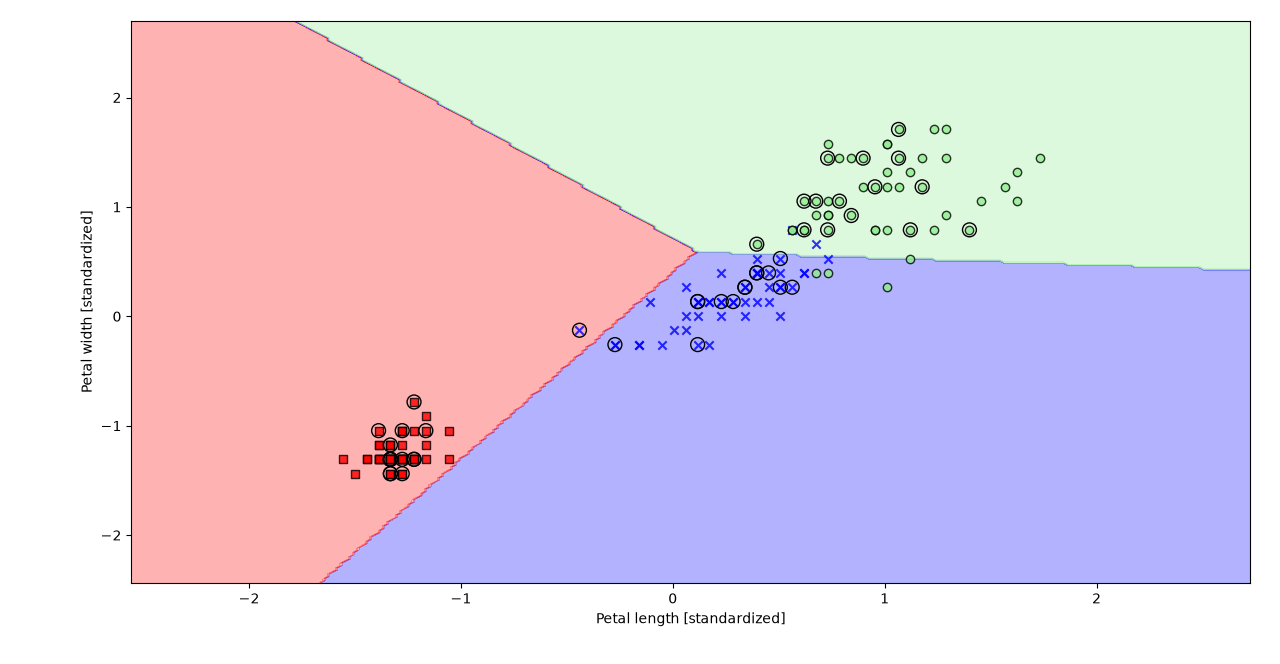

Source code (Python):
import numpy as np
import pandas as pd
from matplotlib import colors
import matplotlib.pyplot as plt
from matplotlib.colors import ListedColormap
from sklearn.datasets import load_iris
from sklearn.model_selection import train_test_split
from sklearn.preprocessing import StandardScaler
from sklearn.linear_model import Perceptron
from sklearn.metrics import accuracy_score

# Load the Iris dataset
iris = load_iris()

# Extract the features (petal length and petal width) and target labels (species)
X = iris.data[:, [2, 3]]
y = iris.target

# Print the class labels and the number of samples and features
print('Class labels:', np.unique(y))
print('Number of samples:', X.shape[0])
print('Number of features:', X.shape[1])

# Split the dataset into training and testing sets (70% training, 30% testing)
X_train, X_test, y_train, y_test = train_test_split(X, y, test_size=0.3, random_state=1, stratify=y)

# Print the counts of each class label in the original dataset, training set, and testing set
print("Labels counts in y:", np.bincount(y))
print("Labels counts in y_train:", np.bincount(y_train))
print("Labels counts in y_test:", np.bincount(y_test))

# Standardize the features by removing the mean and scaling to unit variance
sc = StandardScaler()

# fit_transform the training data but transform the testing data
X_train_std = sc.fit_transform(X_train)
X_test_std = sc.transform(X_test)

# Create a Perceptron classifier with a learning rate of 0.1 and a random state for reproducibility
ppn = Perceptron(eta0=0.1, random_state=1)
ppn.fit(X_train_std, y_train)

# Make predictions on the test set
y_pred = ppn.predict(X_test_std)
print('Misclassified samples: %d' % (y_test != y_pred).sum())
# Calculate and print the accuracy of the model
accuracy = accuracy_score(y_test, y_pred)
print('Accuracy: %.2f' % accuracy)

def plot_decision_regions(X, y, classifier, test_idx=None, resolution=0.02):
    # Set up marker generator and color map
    markers = ('s', 'x', 'o', '^', 'v') # Define different markers for each class
    colors = ('red', 'blue', 'lightgreen', 'gray', 'cyan') # Define different colors for each class
    cmap = ListedColormap(colors[:len(np.unique(y))]) # Create a color map

    # Plot the decision surface
    x1_min, x1_max = X[:, 0].min() - 1, X[:, 0].max() + 1  # Define the min and max values for the first feature (petal length) with some padding
    x2_min, x2_max = X[:, 1].min() - 1, X[:, 1].max() + 1  # Define the min and max values for the second feature (petal width) with some padding
    xx1, xx2 = np.meshgrid(np.arange(x1_min, x1_max, resolution), # Create a mesh grid for the first feature (petal length) using the defined min and max values and the specified resolution
                           np.arange(x2_min, x2_max, resolution)) # Create a mesh grid for the second feature (petal width) using the defined min and max values and the specified resolution
    lab = classifier.predict(np.array([xx1.ravel(), xx2.ravel()]).T) # Predict the class labels for each point in the mesh grid
    lab = lab.reshape(xx1.shape) # Reshape the predicted labels to match the shape of the mesh grid
    plt.contourf(xx1, xx2, lab, alpha=0.3, cmap=cmap) # Plot the decision surface using contourf with the predicted labels and the defined color map
    plt.xlim(xx1.min(), xx1.max()) # Set the x-axis limits to the min and max values of the first feature (petal length)
    plt.ylim(xx2.min(), xx2.max()) # Set the y-axis limits to the min and max values of the second feature (petal width)


    # Plot all samples
    for idx, cl in enumerate(np.unique(y)): # Loop through each unique class label in the target labels
        plt.scatter(x=X[y == cl, 0],     # X coordinate of the samples belonging to the 0 class label
                    y=X[y == cl, 1],     # Y coordinate of the samples belonging to the 1 class label
                    alpha=0.8,           # Set the transparency of the points to 0.8
                    c=colors[idx],       # colour of the points based on the class label
                    marker=markers[idx], # marker style of the points based on the class label
                    label=cl,            # label for the class in the legend
                    edgecolor='black')   # Set the edge color of the points to black

    # Highlight test samples
    if test_idx: # If test indices are provided
        
        X_test, y_test = X[test_idx, :], y[test_idx] # Extract the test samples and their corresponding labels
        
        plt.scatter(X_test[:, 0],
                    X_test[:, 1], # Plot the test samples
                    c='none', # Set the color of the test samples to none
                    edgecolor='black', # Set the edge color of the test samples to black
                    alpha=1.0, # Set the transparency of the test samples to 1.0
                    linewidth=1, # Set the line width of the edges of the test samples to 1
                    marker='o', # Use a circle marker for the test samples
                    s=100, # Set the size of the test sample markers to 100
                    label='test set') # Label for the test samples in the legend


# Plot the decision regions for the training and test sets
X_combined_std = np.vstack((X_train_std, X_test_std)) # Combine the standardized training and test sets
y_combined = np.hstack((y_train, y_test)) # Combine the training and test labels
# Plot the decision regions using the combined data and the trained classifier
plot_decision_regions(X=X_combined_std,
                      y=y_combined, 
                      classifier=ppn, 
                      test_idx=range(105, 150))
plt.xlabel('Petal length [standardized]') # Set the x-axis label
plt.ylabel('Petal width [standardized]') # Set the y-axis label
plt.tight_layout() # Adjust the layout of the plot to make it tight
plt.show() # Display the plot
